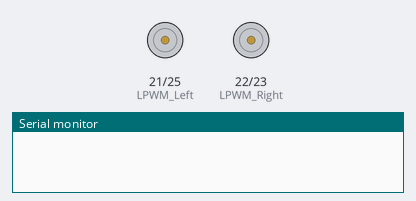
Recording of a sketch running on a simulated ESP32. Parts: motor-driver pin pairs drawn as motors (green arrow = first pin HIGH = forward, orange = second pin HIGH = backward, longer = more drive), the last lines printed to the serial monitor.

Above: at 0.0 s.
At 3.1 s:
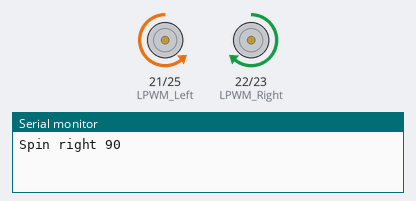
Timing chart, 0 to 4.8 s (numbered marks = the images above):
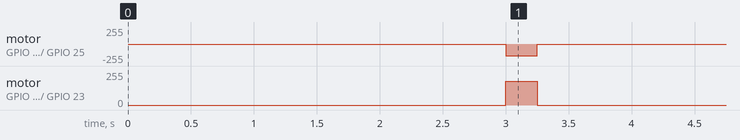

The sketch:

v03_spin_right_90.ino
```cpp
// v03 - Calibrate SPIN turn right 90 degrees
// Changed from v02: forward move removed, new spinRight() function.
// Spin turn = left side forward, right side backward, so the robot
// turns on the spot and stays in the centre of its grid cell.

const int RPWM_Right = 23;
const int LPWM_Right = 22;
const int RPWM_Left  = 25;
const int LPWM_Left  = 21;

const int PWMFreq = 1000;
const int PWMResolution = 8;

// Straight driving (your tuned values)
const int RIGHT_SPEED = 186;
const int LEFT_SPEED  = 180;

// One grid cell (30 cm) - confirmed in v02
const int CELL_TIME  = 300;
const int PAUSE_TIME = 300;  // short stop between moves

// Spin turn - this is what we are testing
const int SPIN_SPEED = 180;  // both sides use this speed
const int SPIN_TIME  = 250;  // first guess for 90 degrees

void rotateMotor(int rightSpeed, int leftSpeed) {
  ledcWrite(RPWM_Right, max(rightSpeed, 0));
  ledcWrite(LPWM_Right, max(-rightSpeed, 0));

  ledcWrite(RPWM_Left, max(leftSpeed, 0));
  ledcWrite(LPWM_Left, max(-leftSpeed, 0));
}

void stopMotors() {
  rotateMotor(0, 0);
}

void goForwardOneCell() {
  rotateMotor(RIGHT_SPEED, LEFT_SPEED);
  delay(CELL_TIME);
  stopMotors();
  delay(PAUSE_TIME);
}

void spinRight() {
  // Right side backward (negative), left side forward (positive)
  rotateMotor(-SPIN_SPEED, SPIN_SPEED);
  delay(SPIN_TIME);
  stopMotors();
  delay(PAUSE_TIME);
}

void setup() {
  Serial.begin(115200);

  ledcAttach(RPWM_Right, PWMFreq, PWMResolution);
  ledcAttach(LPWM_Right, PWMFreq, PWMResolution);
  ledcAttach(RPWM_Left, PWMFreq, PWMResolution);
  ledcAttach(LPWM_Left, PWMFreq, PWMResolution);

  delay(3000);  // time to step back

  Serial.println("Spin right 90");
  spinRight();

  Serial.println("Done");
}

void loop() {}
```
